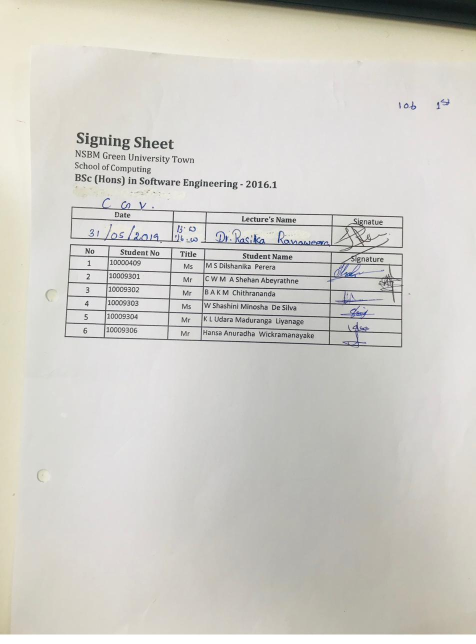
#> input picture data/sheets/05.07.2019.jpeg, 952 x 1288 px (shown at 1/2 size); its folder holds only this picture in this run
$ python -i preprocess.py   (imports and definitions only)
#> lines starting #> are read from the running program, lines starting #| are printed output that depends on the picture; after the words box and inside, x2 and y2 are one past the last pixel; in counts of white or black regions, pixels touching at a corner belong together
### config.py
"""Central configuration for SAMS (CS402.3)."""
import os

BASE_DIR    = os.path.dirname(os.path.abspath(__file__))
DATA_DIR    = os.path.join(BASE_DIR, "data")
SHEETS_DIR  = os.path.join(DATA_DIR, "sheets")
OUTPUT_DIR  = os.path.join(DATA_DIR, "output")
SIGN_DIR    = os.path.join(DATA_DIR, "signatures")
UPLOAD_DIR  = os.path.join(DATA_DIR, "uploads")
SQL_FILE    = os.path.join(BASE_DIR, "sams_db.sql")
DEFAULT_XML = os.path.join(BASE_DIR, "info.xml")

for _d in (DATA_DIR, SHEETS_DIR, OUTPUT_DIR, SIGN_DIR, UPLOAD_DIR):
    os.makedirs(_d, exist_ok=True)

# ---------------------------------------------------------------- database
DB = {
    "host":     os.getenv("SAMS_DB_HOST", "127.0.0.1"),
    "port":     int(os.getenv("SAMS_DB_PORT", 3306)),
    "user":     os.getenv("SAMS_DB_USER", "root"),
    "password": os.getenv("SAMS_DB_PASS", ""),       # XAMPP default = empty
    "database": os.getenv("SAMS_DB_NAME", "sams_db"),
}

# ------------------------------------------------------------------ web
SECRET_KEY = os.getenv("SAMS_SECRET", "cs402.3-sams-change-me")

# ------------------------------------------------------- image pre-process
PIPELINE = {
    "target_width": 1600,
    "bilateral":    {"d": 7, "sigmaColor": 60, "sigmaSpace": 60},
    "adaptive":     {"blockSize": 41, "C": 12},
    "deskew_max_angle": 15.0,
}

# ------------------------------------------------------- table / grid step
TABLE = {
    "h_kernel_div": 30,        # horizontal line kernel = width  / 30
    "v_kernel_div": 60,        # vertical   line kernel = height / 60
    "line_vote":    0.55,      # fraction of the ROI a peak must cover
    # static layout fallback (measured from the NSBM signing sheet)
    "column_ratios": [0.000, 0.127, 0.307, 0.408, 0.794, 1.000],
}

# ------------------------------------------------- signature ink detection
SIGNATURE = {
    "cell_margin_x": 0.05,     # trim grid lines before measuring ink
    "cell_margin_y": 0.14,
    "dark_threshold": 190,     # after illumination flattening (paper ~255)
    "sat_min": 55,             # colour pens -> high saturation
    "val_min": 25,
    "val_max": 235,
    "min_component_area": 40,  # removes dust / JPEG speckle
    "ink_ratio_threshold": 0.015,
    "strong_ratio": 0.050,     # ratio mapped to 100 % confidence
}

# --------------------------------------------------- signature comparison
# NOTE: real-world testing (5 signing sheets, 6 students) showed that even a
# genuine same-person signature scores only ~45-65% similarity across
# different photographs (natural handwriting variation + photo-to-photo
# crop/lighting differences dominate the raw pixel/shape comparison). A
# FIXED absolute threshold therefore false-flagged every student. Verdicts
# are now relative: a sample is flagged only if it is a statistical outlier
# against that same student's OTHER samples, not against a global number.
VERIFY = {
    "canvas": (240, 120),        # w, h of the normalised signature canvas
    "weights": {"shape": 0.35, "profile": 0.35, "overlap": 0.20, "orb": 0.10},
    "outlier_z": 1.0,            # flag if mean sim is > 1.0 std below the group
    "min_absolute_floor": 25.0,  # below this, always flag regardless of z-score
    "overlap_dilate_iter": 4,    # tolerance for natural stroke-position drift
}

### core/utils.py
"""Shared helpers: EXIF-safe loading, step recording, overlays, montages."""
from __future__ import annotations

import os
from dataclasses import dataclass, field

import cv2
import numpy as np
from PIL import Image, ImageOps


@dataclass
class Step:
    """One recorded stage of the image-processing pipeline."""
    key: str
    title: str
    description: str
    image: np.ndarray = field(repr=False, default=None)
    path: str = ""

    def as_dict(self):
        return {"key": self.key, "title": self.title,
                "description": self.description, "path": self.path}


class StepRecorder:
    """Collects every intermediate image so the report can screenshot them."""

    def __init__(self):
        self.steps: list[Step] = []

    def add(self, key, title, description, image):
        self.steps.append(Step(key, title, description, image.copy()))
        return image

    # [13 lines left out: functions save, imread_exif, not called in this run]


def resize_to_width(img, width):
    h, w = img.shape[:2]
    if w == width:
        return img, 1.0
    scale = width / float(w)
    return cv2.resize(img, (width, int(round(h * scale))),
                      interpolation=cv2.INTER_AREA), scale


def to_bgr(img):
    """Promote a single-channel mask to 3 channels for display."""
    return img if img.ndim == 3 else cv2.cvtColor(img, cv2.COLOR_GRAY2BGR)


# [48 lines left out: functions filter_components, label_box, montage, not called in this run]

### core/preprocess.py
"""Stage 1 - grayscale, denoise, deskew, illumination flattening, binarisation."""
from __future__ import annotations

import math

import cv2
import numpy as np

import config
from core.utils import StepRecorder, resize_to_width


class Preprocessor:
    """Turns a raw smart-phone photo into a clean, deskewed binary image."""

    def __init__(self, target_width=None, logger=None):
        p = config.PIPELINE
        self.target_width = target_width or p["target_width"]
        self.log = logger or (lambda *a, **k: None)

    # ------------------------------------------------------- primitives
    @staticmethod
    def grayscale(bgr):
        return cv2.cvtColor(bgr, cv2.COLOR_BGR2GRAY)

    @staticmethod
    def denoise(gray):
        c = config.PIPELINE["bilateral"]
        # bilateral keeps thin pen strokes sharp while removing sensor noise
        return cv2.bilateralFilter(gray, c["d"], c["sigmaColor"], c["sigmaSpace"])

    @staticmethod
    def flatten_illumination(gray):
        """Remove the uneven lamp / shadow gradient by background division."""
        k = cv2.getStructuringElement(cv2.MORPH_RECT, (25, 25))
        background = cv2.morphologyEx(gray, cv2.MORPH_CLOSE, k)
        background = cv2.GaussianBlur(background, (0, 0), 9)
        return cv2.divide(gray, background, scale=255)

    @staticmethod
    def binarize(gray):
        c = config.PIPELINE["adaptive"]
        return cv2.adaptiveThreshold(
            gray, 255, cv2.ADAPTIVE_THRESH_GAUSSIAN_C,
            cv2.THRESH_BINARY_INV, c["blockSize"], c["C"])

    @staticmethod
    def clean(binary):
        k = cv2.getStructuringElement(cv2.MORPH_RECT, (2, 2))
        return cv2.morphologyEx(binary, cv2.MORPH_OPEN, k, iterations=1)

    # ---------------------------------------------------------- deskew
    @staticmethod
    def estimate_skew(binary):
        """Median inclination of the long horizontal rules of the table."""
        h, w = binary.shape
        kern = cv2.getStructuringElement(cv2.MORPH_RECT, (max(20, w // 25), 1))
        rules = cv2.morphologyEx(binary, cv2.MORPH_OPEN, kern)
        lines = cv2.HoughLinesP(rules, 1, np.pi / 720, threshold=100,
                                minLineLength=w // 5, maxLineGap=25)
        if lines is None:
            return 0.0
        limit = config.PIPELINE["deskew_max_angle"]
        angles = []
        for x1, y1, x2, y2 in lines[:, 0]:
            a = math.degrees(math.atan2(y2 - y1, x2 - x1))
            if abs(a) <= limit:
                angles.append(a)
        return float(np.median(angles)) if angles else 0.0

    @staticmethod
    def rotate(img, angle, border=(255, 255, 255)):
        if abs(angle) < 0.05:
            return img
        h, w = img.shape[:2]
        m = cv2.getRotationMatrix2D((w / 2, h / 2), angle, 1.0)
        flags = cv2.INTER_NEAREST if img.ndim == 2 else cv2.INTER_CUBIC
        bval = 0 if img.ndim == 2 else border
        return cv2.warpAffine(img, m, (w, h), flags=flags,
                              borderMode=cv2.BORDER_CONSTANT, borderValue=bval)

    # ------------------------------------------------------------- run
    def run(self, bgr):
        rec = StepRecorder()
        rec.add("original", "Original capture",
                "Raw smart-phone photograph of the signing sheet.", bgr)

        resized, scale = resize_to_width(bgr, self.target_width)
        rec.add("resized", f"Normalised size ({self.target_width} px)",
                "Every sheet is processed at one fixed working resolution so "
                "all kernel sizes and thresholds stay comparable.", resized)

        gray = self.grayscale(resized)
        rec.add("grayscale", "Grayscale conversion",
                "BGR to a single luminance channel; the colour of the pen is "
                "ignored at this stage.", gray)

        den = self.denoise(gray)
        rec.add("denoised", "Bilateral denoising",
                "Edge-preserving smoothing removes camera noise but keeps the "
                "thin pen strokes intact.", den)

        # skew is measured on a quick binary, then the colour image is rotated
        angle = self.estimate_skew(self.binarize(den))
        resized = self.rotate(resized, angle)
        gray = self.grayscale(resized)
        den = self.denoise(gray)
        rec.add("deskewed", f"Deskew ({angle:+.2f} deg)",
                "A Hough transform on the long table rules gives the tilt of "
                "the page; the image is rotated back to horizontal.", resized)

        flat = self.flatten_illumination(den)
        rec.add("illumination", "Illumination flattening",
                "Morphological closing estimates the paper background; dividing "
                "by it removes shadows and hot-spots.", flat)

        binary = self.binarize(flat)
        rec.add("binarized", "Adaptive binarisation",
                "Gaussian adaptive threshold (block 41, C 12): ink becomes "
                "white, paper becomes black.", binary)

        binary = self.clean(binary)
        rec.add("morphology", "Morphological opening",
                "A 2x2 opening deletes isolated speckles left by JPEG "
                "compression.", binary)

        self.log(f"  deskew angle .......... {angle:+.2f} deg")
        return {"color": resized, "gray": flat, "binary": binary,
                "angle": angle, "scale": scale, "recorder": rec}

>>> import cv2
>>> picture = cv2.imread('../data/sheets/05.07.2019.jpeg')
#> picture is the input picture: shape (1288, 952, 3); mean B, G, R 199.4, 205.4, 207.2
>>> result = Preprocessor().run(picture)
#> in run, `resized, scale = resize_to_width(bgr, self.target_width)`: scale = 1.68
#> in binarize, `return cv2.adaptiveThreshold( gray, 255, cv2.ADAPTIVE_THRESH_GAUSSIAN_..`:
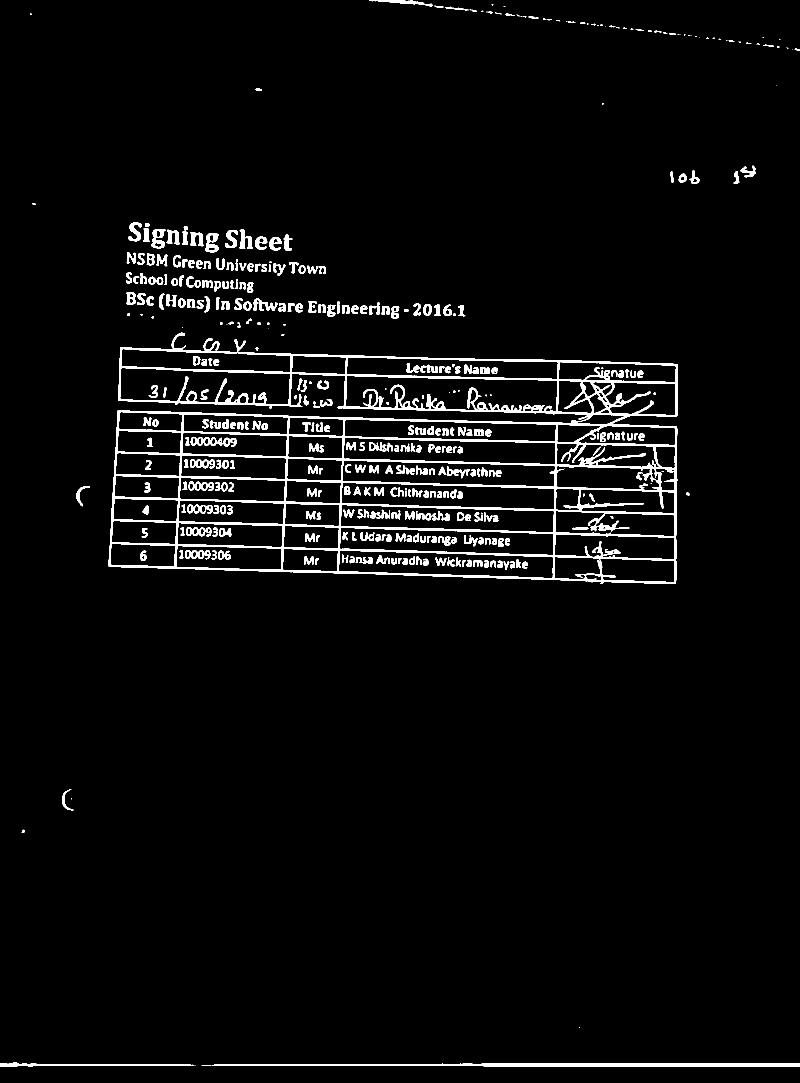
#> returned value: shape (2165, 1600) (shown at 1/2 size); 3.8% white; 450 white regions (79 under 20 px), largest, box (x1, y1, x2, y2) and area: (217, 665, 1356, 1168) 71178, (424, 2126, 1600, 2133) 5813, (0, 2124, 389, 2133) 1389
#> in estimate_skew, `h, w = binary.shape`: h = 2165; w = 1600
#> in estimate_skew, `rules = cv2.morphologyEx(binary, cv2.MORPH_OPEN, kern)`:
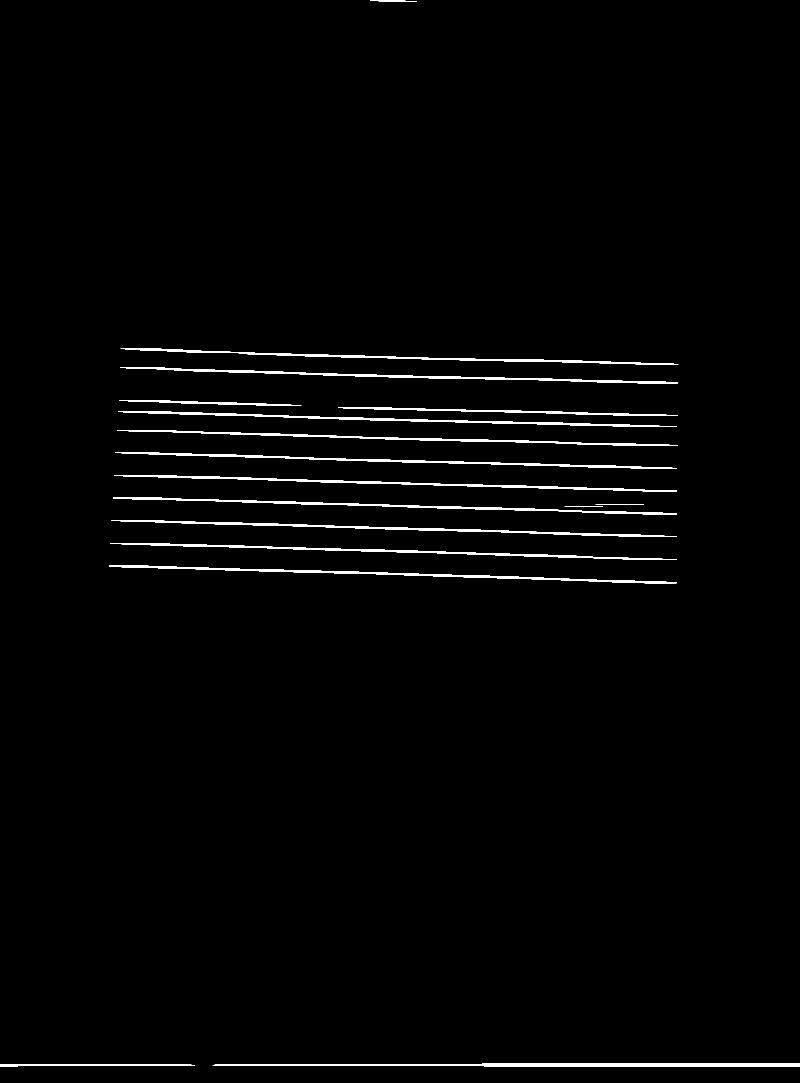
#> rules: shape (2165, 1600) (shown at 1/2 size); 1.6% white; 17 white regions, largest, box (x1, y1, x2, y2) and area: (425, 2126, 1600, 2133) 5468, (218, 1131, 1353, 1167) 4643, (223, 1040, 1353, 1074) 4430
#> in estimate_skew, `lines = cv2.HoughLinesP(rules, 1, np.pi / 720, threshold=100, minLineL..`: lines = 57 rows, first 6: [429, 2129, 1599, 2129], [425, 2130, 1599, 2130], [218, 1131, 1352, 1165], [231, 904, 1335, 937], [359, 865, 1354, 891], [281, 950, 1353, 982]
#> the loop in estimate_skew, `for x1, y1, x2, y2 in lines[:, 0]:` made 57 passes
#> (x1, y1, x2, y2, a) on passes 1 to 8: (429, 2129, 1599, 2129, 0), (425, 2130, 1599, 2130, 0), (218, 1131, 1352, 1165, 1.72), (231, 904, 1335, 937, 1.71), (359, 865, 1354, 891, 1.5), (281, 950, 1353, 982, 1.71), (235, 1040, 1347, 1073, 1.7), (226, 995, 1334, 1028, 1.71)
#> after the loop in estimate_skew, `for x1, y1, x2, y2 in lines[:, 0]:`: angles = 57 values, max 1.74 at index 42, min 0 at index 0, mean 1.44
#> in run, `angle = self.estimate_skew(self.binarize(den))`: angle = 1.54
#> in rotate, `m = cv2.getRotationMatrix2D((w / 2, h / 2), angle, 1.0)`: m = [[1, 0.0269, -28.88], [-0.0269, 1, 21.95]]
#> in flatten_illumination, `return cv2.divide(gray, background, scale=255)`:
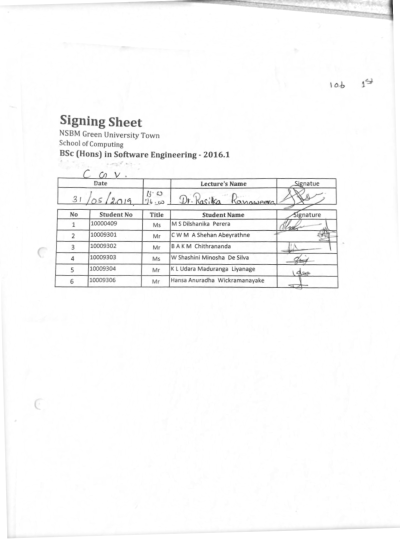
#> returned value: shape (2165, 1600) (shown at 1/4 size); min 31, max 255, mean 248.8
#> in clean, `return cv2.morphologyEx(binary, cv2.MORPH_OPEN, k, iterations=1)`:
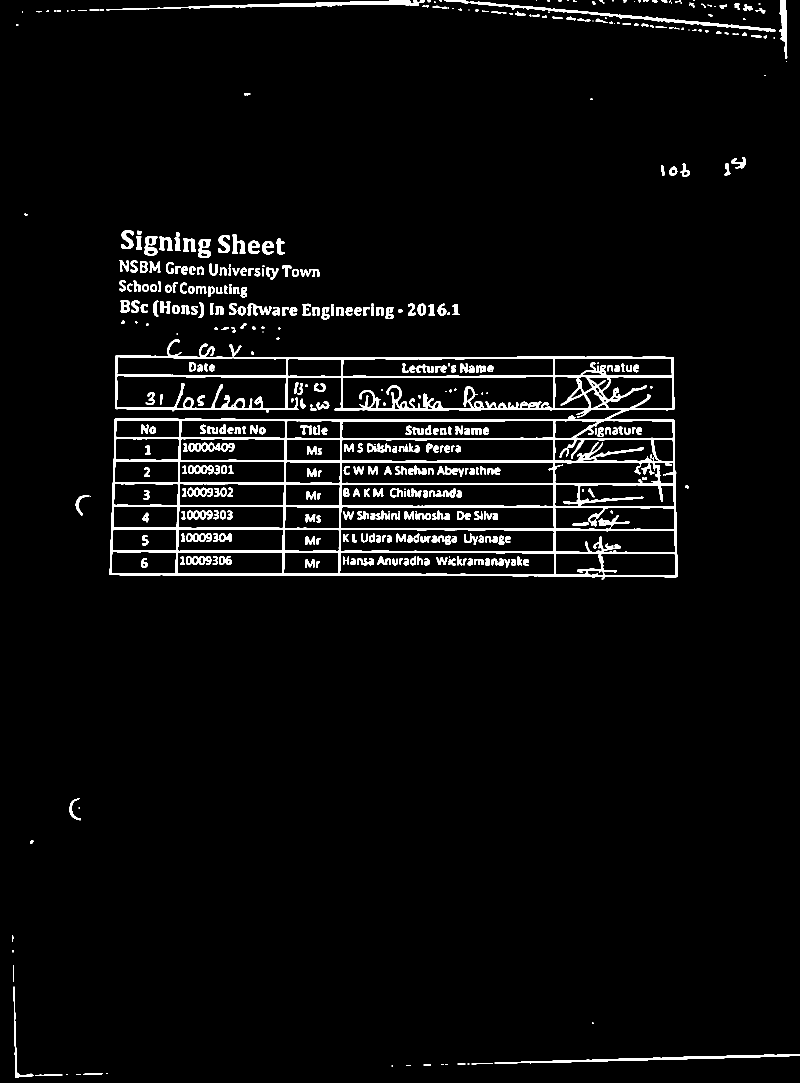
#> returned value: shape (2165, 1600) (shown at 1/2 size); 4% white; 503 white regions (79 under 20 px), largest, box (x1, y1, x2, y2) and area: (219, 678, 1355, 1159) 71914, (212, 0, 838, 21) 3284, (939, 2, 1551, 63) 3126
#> result = 6 items

$ run again, on data/sheets/12.07.2019.jpeg
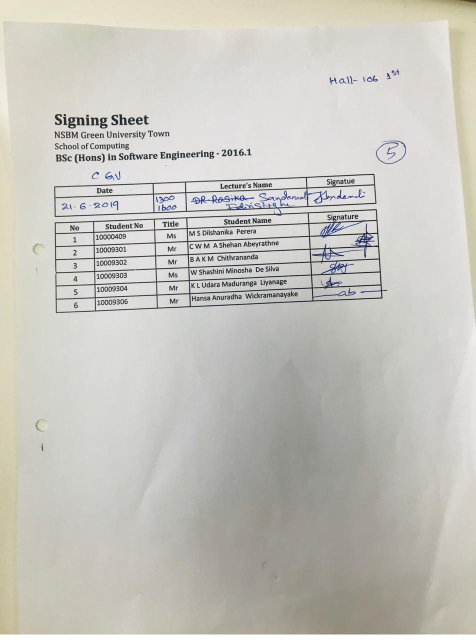
#> input picture data/sheets/12.07.2019.jpeg, 952 x 1288 px (shown at 1/2 size)
#> picture is the input picture: shape (1288, 952, 3); mean B, G, R 189.7, 196.4, 197.8
#> in run, `resized, scale = resize_to_width(bgr, self.target_width)`: scale = 1.68
#> in binarize, `return cv2.adaptiveThreshold( gray, 255, cv2.ADAPTIVE_THRESH_GAUSSIAN_..`:
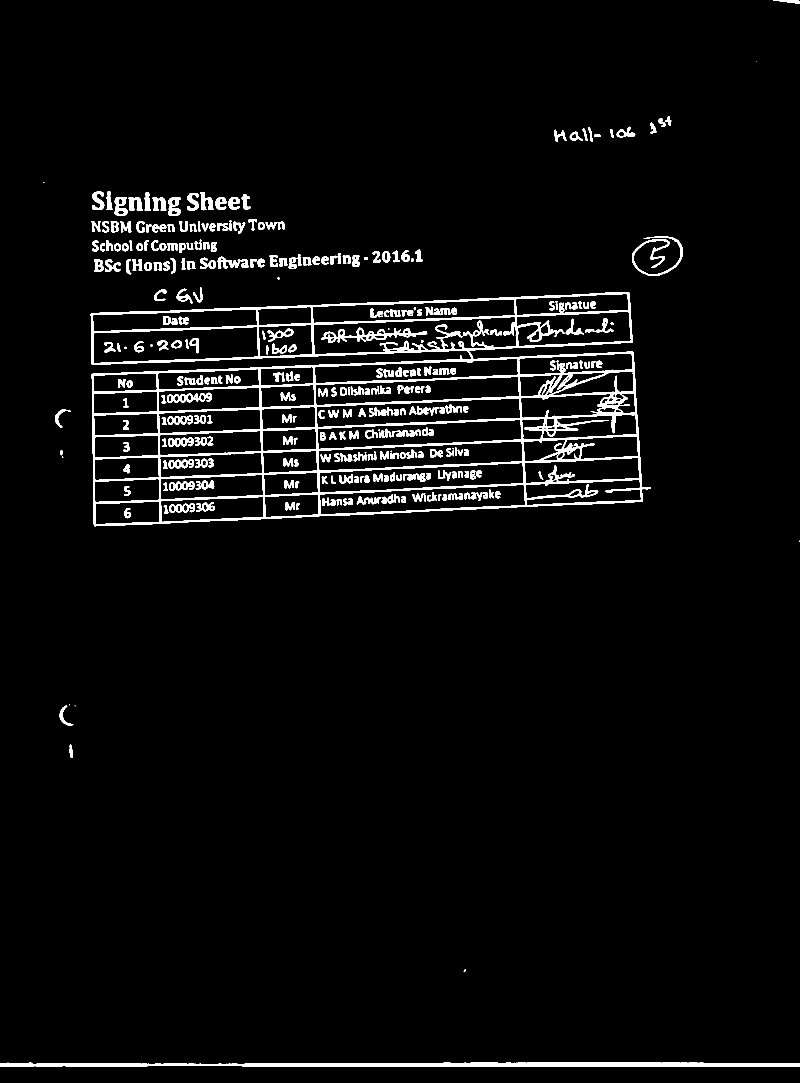
#> returned value: shape (2165, 1600) (shown at 1/2 size); 3.9% white; 351 white regions (18 under 20 px), largest, box (x1, y1, x2, y2) and area: (181, 585, 1302, 1053) 67536, (0, 2124, 1600, 2133) 10733, (642, 655, 855, 686) 1982
#> in estimate_skew, `h, w = binary.shape`: h = 2165; w = 1600
#> rules: shape (2165, 1600); 1.7% white; 17 white regions, largest, box (x1, y1, x2, y2) and area: (0, 2125, 1600, 2133) 10218, (182, 587, 1260, 629) 4366, (186, 827, 1276, 873) 4352
#> lines = 60 rows, first 6: [0, 2128, 1599, 2128], [0, 2129, 1599, 2129], [0, 2130, 1599, 2130], [0, 2131, 1599, 2131], [491, 2127, 1599, 2127], [485, 2132, 1599, 2132]
#> the loop in estimate_skew, `for x1, y1, x2, y2 in lines[:, 0]:` made 60 passes
#> (x1, y1, x2, y2, a) on passes 1 to 8: (0, 2128, 1599, 2128, 0), (0, 2129, 1599, 2129, 0), (0, 2130, 1599, 2130, 0), (0, 2131, 1599, 2131, 0), (491, 2127, 1599, 2127, 0), (485, 2132, 1599, 2132, 0), (201, 1049, 1286, 1002, -2.48), (200, 628, 1259, 587, -2.22)
#> after the loop in estimate_skew, `for x1, y1, x2, y2 in lines[:, 0]:`: angles = 60 values, max 0 at index 0, min -2.5 at index 13, mean -2.05
#> angle = -2.23
#> m = [[0.999, -0.0389, 42.77], [0.0389, 0.999, -30.34]]
#> in clean, `return cv2.morphologyEx(binary, cv2.MORPH_OPEN, k, iterations=1)`:
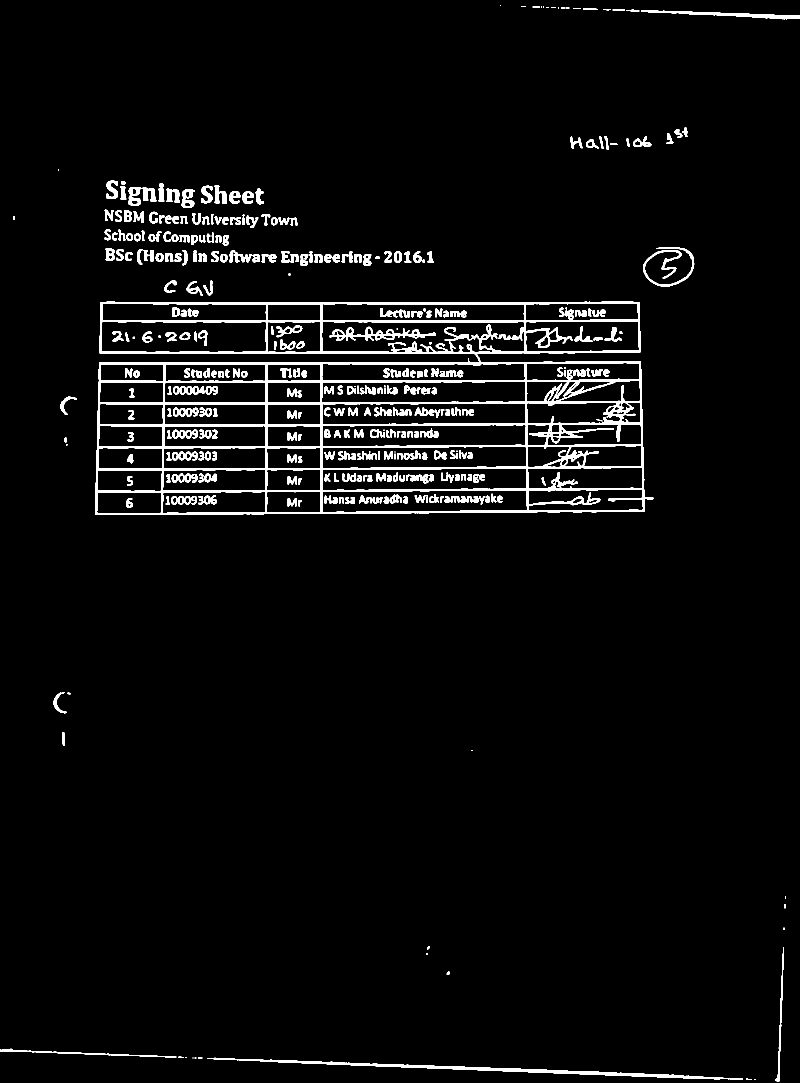
#> returned value: shape (2165, 1600) (shown at 1/2 size); 3.9% white; 386 white regions (32 under 20 px), largest, box (x1, y1, x2, y2) and area: (190, 603, 1307, 1030) 69062, (414, 2115, 1486, 2160) 5537, (659, 653, 872, 682) 2003
#> result = 6 items
